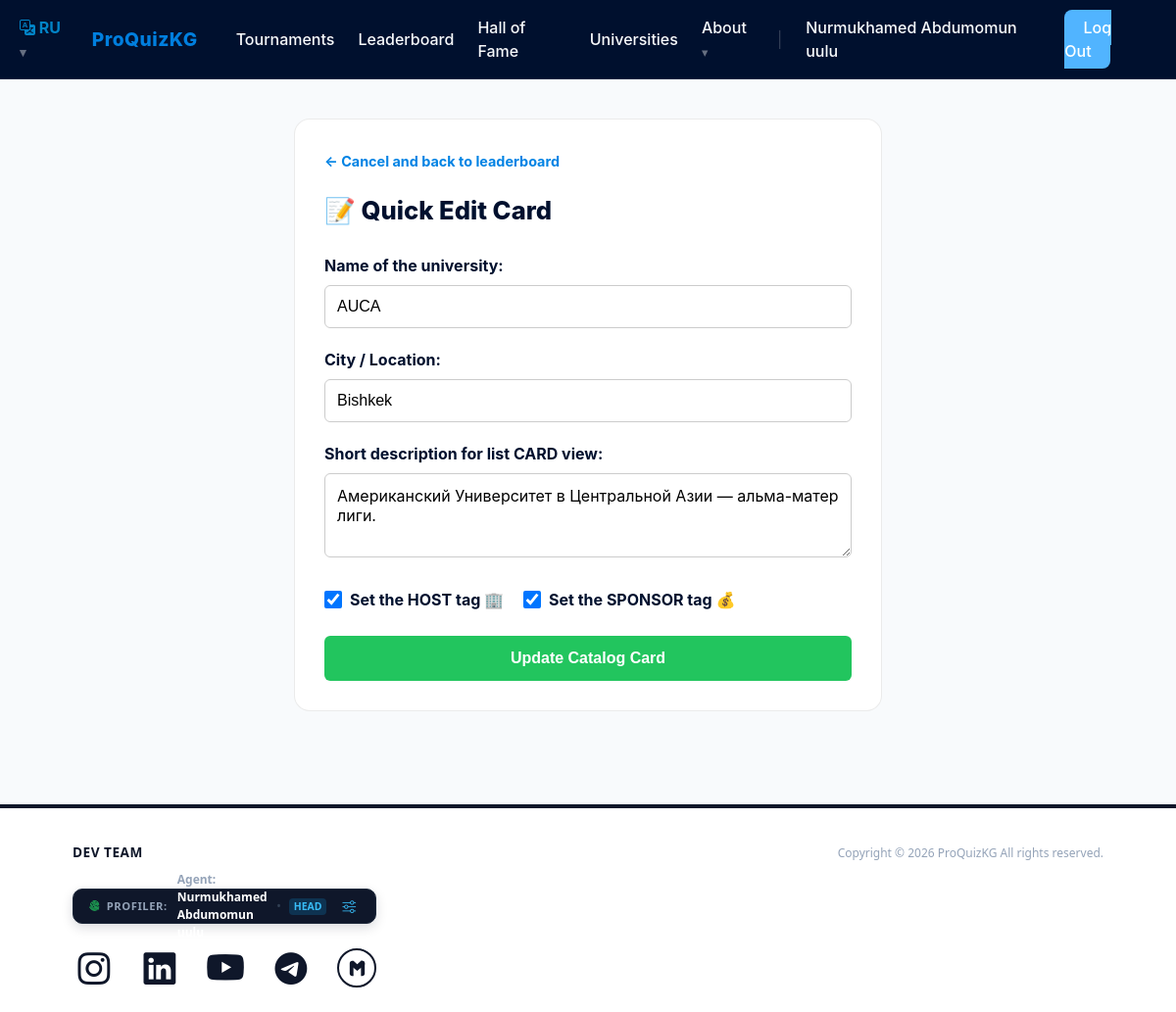
/admin/university/1/quick-edit (signed in), run on an earlier commit of the app's database.
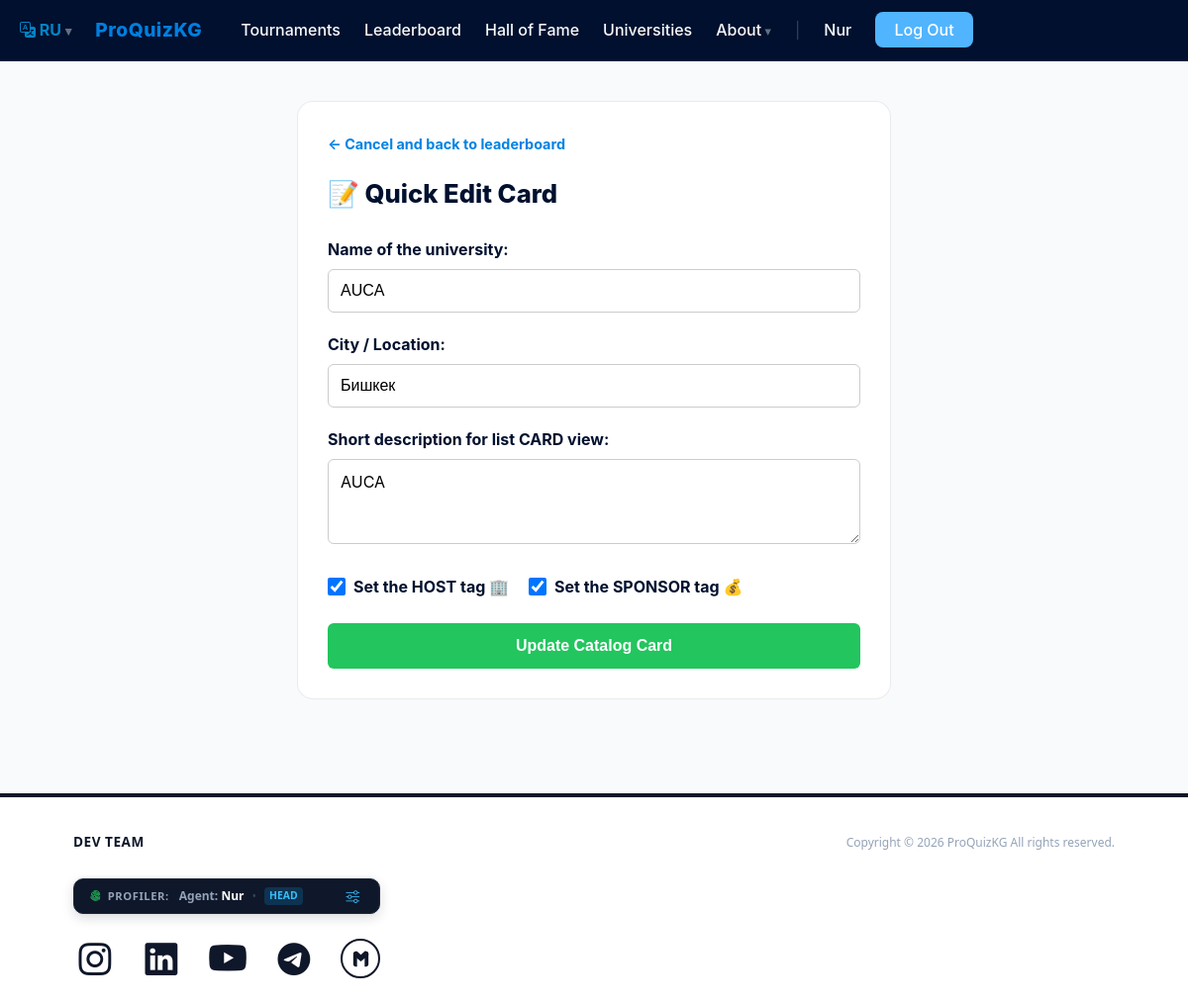
And on a later commit of the database.
### models.py (models this page shows, shortened)
class User(db.Model, UserMixin):
    id = db.Column(db.Integer, primary_key=True)
    status = db.Column(db.String(50), default='user')  # user, admin, head
    name = db.Column(db.String(50), nullable=False)
    avatar = db.Column(db.String(200), default='default.png')
    login = db.Column(db.String(50), unique=True, nullable=False)
    password = db.Column(db.String(255), nullable=False)
    university_id = db.Column(db.Integer, db.ForeignKey('university.id'), nullable=True)
    date = db.Column(db.DateTime, default=datetime.utcnow)
    favorite_topic = db.Column(db.String(50), default='Не указан')
    participations = db.relationship('Participation', backref='user', lazy=True)
    friends_rel = db.relationship('User',
                                  secondary=friendship,
                                  primaryjoin=(friendship.c.user_id == id),
                                  secondaryjoin=(friendship.c.friend_id == id),
                                  backref=db.backref('befriended_by', lazy='dynamic'),
                                  lazy='dynamic'
                                  )

class University(db.Model):
    id = db.Column(db.Integer, primary_key=True)
    name = db.Column(db.String(100), nullable=False)
    short_description = db.Column(db.String(255), nullable=True)
    description = db.Column(db.Text, nullable=True)
    city = db.Column(db.String(50), default='Bishkek')
    address = db.Column(db.String(200), nullable=True)
    email = db.Column(db.String(100), nullable=True)
    logo = db.Column(db.String(200), nullable=True)
    is_host = db.Column(db.Boolean, default=False)
    is_sponsor = db.Column(db.Boolean, default=False)
    website = db.Column(db.String(200), nullable=True)
    students = db.relationship('User', backref='uni_profile', lazy=True)

### routes/admin.py (the view, shortened to what this page needs)
@admin_bp.route('/admin/university/<int:id>/quick-edit', methods=['GET', 'POST'])
@login_required
def admin_quick_edit_university(id):
    if current_user.status not in ['admin', 'head']:
        abort(403)
    univ = University.query.get_or_404(id)
    return render_template('admin_quick_edit_university.html', university=univ)

### app.py (called while the page is built)
def get_locale():
    if 'lang' in session:
        return session['lang']
    return request.accept_languages.best_match(app.config['BABEL_SUPPORTED_LOCALES'])

@login_manager.user_loader
def load_user(user_id):
    return User.query.get(int(user_id))

### templates/admin_quick_edit_university.html (shortened to what this page needs)
{% extends 'base.html' %}
{% block body %}
<div style="max-width: 600px; margin: 40px auto; padding: 30px; background: var(--card-bg); border-radius: var(--radius); border: 1px solid rgba(0,0,0,0.08);">
    <div style="margin-bottom: 20px;">
        <a href="{{ url_for('auth.universities') }}" style="color: #0083e4; text-decoration: none; font-weight: 700; font-size: 0.9rem;">
            ← Cancel and back to leaderboard
        </a>
    </div>
    <h1 style="color: var(--navy); font-size: 1.6rem; margin-bottom: 25px; font-weight: 800;">📝 Quick Edit Card</h1>
    <form method="POST" action="{{ url_for('admin.admin_quick_edit_university', id=university.id) }}">
        <div style="margin-bottom: 20px;">
            <label style="display: block; margin-bottom: 8px; font-weight: 700; color: var(--navy);">Name of the university:</label>
            <input type="text" name="name" value="{{ university.name }}" required style="width: 100%; padding: 12px; border: 1px solid #ccc; border-radius: 6px; font-size: 1rem;">
        </div>
        <div style="margin-bottom: 20px;">
            <label style="display: block; margin-bottom: 8px; font-weight: 700; color: var(--navy);">City / Location:</label>
            <input type="text" name="city" value="{{ university.city }}" required style="width: 100%; padding: 12px; border: 1px solid #ccc; border-radius: 6px; font-size: 1rem;">
        </div>
       <div style="margin-bottom: 25px;">
            <label style="display: block; margin-bottom: 8px; font-weight: 700; color: var(--navy);">Short description for list CARD view:</label>
            <textarea name="short_description" rows="3" required placeholder="A brief one-liner summary displayed on the leaderboard catalog..." style="width: 100%; padding: 12px; border: 1px solid #ccc; border-radius: 6px; font-size: 1rem; resize: vertical; font-family: inherit;">{{ university.short_description if university.short_description else '' }}</textarea>
        </div>
        <div style="margin-bottom: 25px; display: flex; gap: 20px;">
             <label style="display: flex; align-items: center; gap: 8px; font-weight: 700; color: var(--navy); cursor: pointer;">
                  <input type="checkbox" name="is_host" style="width: 18px; height: 18px; cursor: pointer;" {% if university.is_host %}checked{% endif %}>
                  Set the HOST tag 🏢
             </label>
             <label style="display: flex; align-items: center; gap: 8px; font-weight: 700; color: var(--navy); cursor: pointer;">
                  <input type="checkbox" name="is_sponsor" style="width: 18px; height: 18px; cursor: pointer;" {% if university.is_sponsor %}checked{% endif %}>
                  Set the SPONSOR tag 💰
            </label>
        </div>
        <button type="submit" style="background: #22c55e; color: white; border: none; padding: 14px 24px; font-size: 1rem; font-weight: 700; border-radius: 6px; cursor: pointer; width: 100%;">
            Update Catalog Card
        </button>
    </form>
</div>
{% endblock %}

### templates/base.html (shortened to what the changed rows need)
<!doctype html>
<html lang="en">
<head>
    <link rel="stylesheet" href="https://cdn.jsdelivr.net/npm/bootstrap-icons@1.11.3/font/bootstrap-icons.min.css">
    <link rel="stylesheet" href="{{ url_for('static', filename='css/main.css') }}">
</head>
<body>
                {% set current_lang = session.get('lang', 'ru') | lower %}
<header class="navbar desktop-navbar">
    <div class="container nav-container">
        <nav>
            <ul class="nav-links">
                        <i class="bi bi-translate"></i> {% set current_lang = session.get('lang', 'ru') | lower %}
                {% if current_user.is_authenticated %}
                    <li><a href="{{ url_for('auth.my_profile') }}" class="user-name">{{ current_user.name }}</a></li>
                    <li><a href="{{ url_for('auth.logout') }}" class="btn-logout">{{ _('Log Out') }}</a></li>
                {% else %}
                    <li><a href="{{ url_for('auth.login') }}">{{ _('Log In') }}</a></li>
                    <li><a href="{{ url_for('auth.register') }}" class="btn-signup">{{ _('Sign Up') }}</a></li>
                {% endif %}
            </ul>
        </nav>
    </div>
</header>
<main class="container content">
    {% block body %}{% endblock %}
</main>
<footer class="inception-terminal">
    <div class="terminal-container">
        <div class="terminal-horizontal-panel" style="margin-bottom: 25px; position: relative;">
            <div class="terminal-card-line" style="width: 310px; max-width: 100%; padding: 6px 16px; justify-content: space-between; box-sizing: border-box; height: 36px;">
                <div style="display: flex; align-items: center; gap: 10px;">
                    {% if current_user.is_authenticated %}
                        <div class="bio-auth-inline" style="display: flex; align-items: center; gap: 8px; font-size: 0.75rem;">
                            <p class="bio-welcome-inline" style="color: #94a3b8; margin: 0;">Agent: <span style="font-weight: 700; color: #ffffff;">{{ current_user.name }}</span></p>
                            <span class="terminal-divider-dot" style="color: #334155;">•</span>
                            <span class="status-badge" style="padding: 1px 5px; border-radius: 4px; font-size: 0.65rem; font-weight: 800; text-transform: uppercase;
                                {% if current_user.status == 'head' %}
                                    background: rgba(14, 165, 233, 0.2); color: #38bdf8;
                                {% elif current_user.status == 'admin' %}
                                    background: rgba(239, 68, 68, 0.2); color: #f87171;
                                {% else %}
                                    background: rgba(255, 255, 255, 0.15); color: #ffffff;
                                {% endif %}">
                                {{ current_user.status | upper }}
                            </span>
                        </div>
                    {% else %}
                        <div class="bio-guest-inline" style="font-size: 0.75rem;">
                            <a href="{{ url_for('auth.login') }}" class="terminal-btn-inline" style="font-size: 0.65rem; padding: 2px 6px;">Login</a>
                        </div>
                    {% endif %}
                </div>
            </div>
        </div>
    </div>
</footer>
</body>
</html>

What changed in the data, as far as the page shows it:
changed User "HEAD": name "Nurmukhamed Abdumomun uulu" → "Nur"
changed University "AUCA": city "Bishkek" → "Бишкек"; short_description "Американский Университет в Центральной Азии — альма-матер лиги." → "AUCA"
